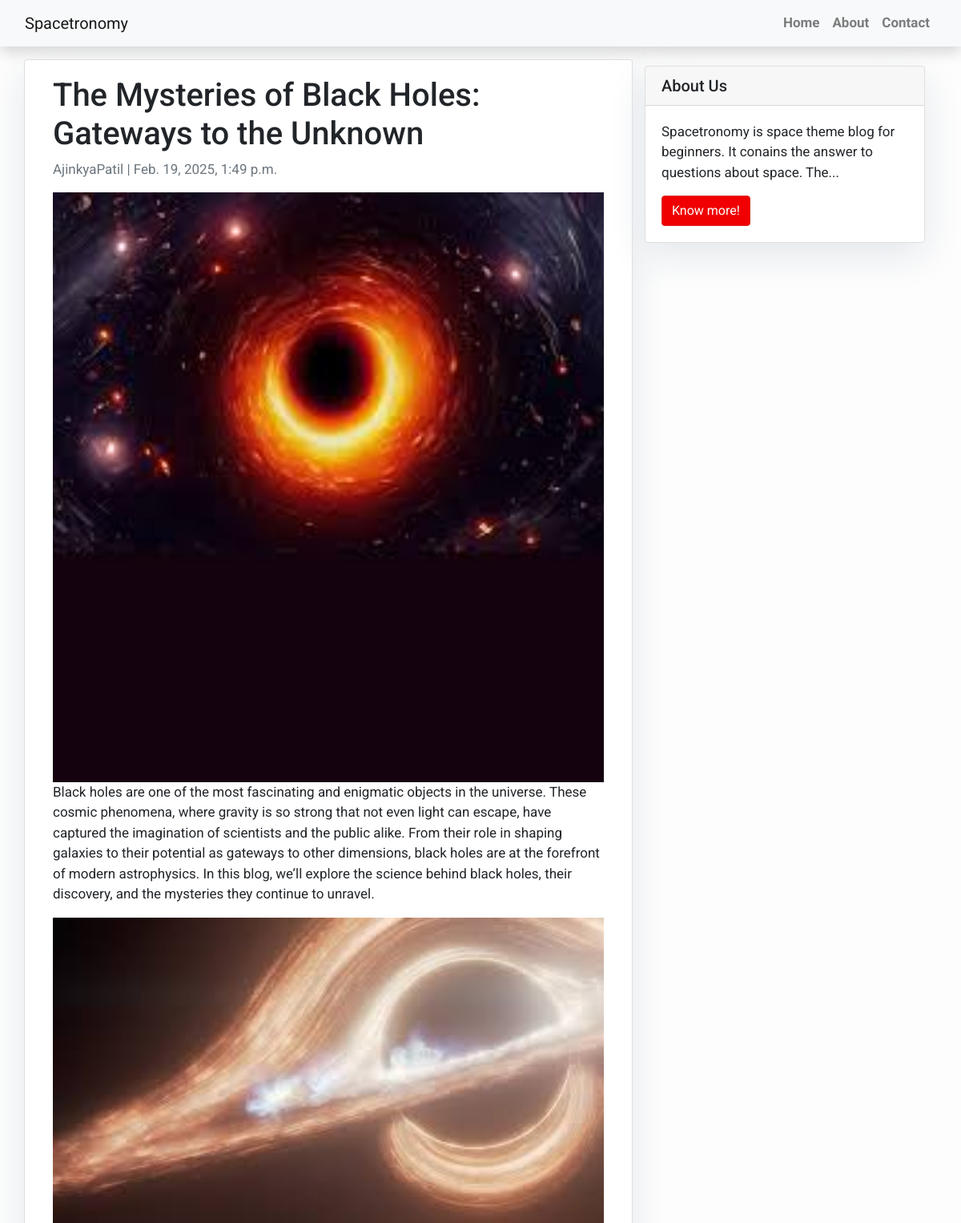
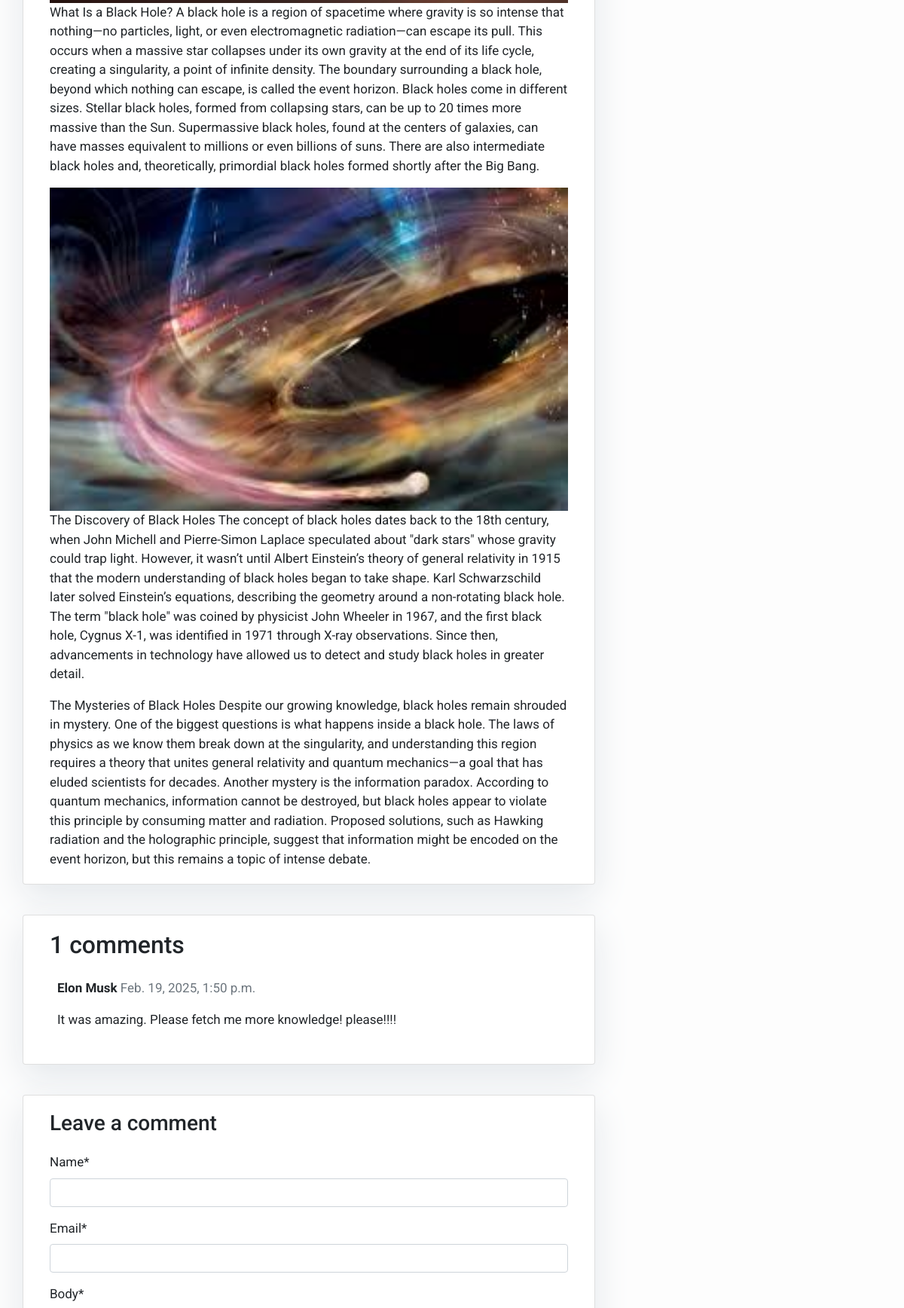
The page /the-mysteries-of-black-holes-gateways-to-the-unknown/ (upper part) on the database its author committed (2 pictures, top to bottom).
### Spacetronomy/models.py (models this page shows, shortened)
class Post(models.Model):
    title = models.CharField(max_length=200, unique=True)
    header_image = models.ImageField(null=True, blank=True, upload_to="images/")
    slug = models.SlugField(max_length=200, unique=True)
    author = models.ForeignKey(User, on_delete= models.CASCADE,related_name='blog_posts')
    updated_on = models.DateTimeField(auto_now= True)
    content_1 = models.TextField()
    image_1 = models.ImageField(null=True, blank=True, upload_to="images/")
    content_2 = models.TextField(null = True, blank= True)
    image_2 = models.ImageField(null=True, blank=True, upload_to="images/")
    content_3= models.TextField(null=True, blank=True)
    image_3 = models.ImageField(null=True, blank=True, upload_to="images/")
    content_4=models.TextField(null=True, blank=True)
    created_on = models.DateTimeField(auto_now_add=True)
    status = models.IntegerField(choices=STATUS, default=0)
    class Meta:
        ordering = ['-created_on']

class Comment(models.Model):
    post = models.ForeignKey(Post, on_delete=models.CASCADE, related_name='comments')
    name = models.CharField(max_length=80)
    email = models.EmailField()
    body = models.TextField()
    created_on = models.DateTimeField(auto_now_add=True)
    active = models.BooleanField(default=False)
    class Meta:
        ordering = ['created_on']

### Spacetronomy/views.py (the view)
# urls.py: path('<slug:slug>/', views.post_detail, name='post_detail'),
def post_detail(request, slug):
    template_name = 'post_detail.html'
    post = get_object_or_404(Post, slug=slug)
    comments = post.comments.all()
    new_comment = None
    if request.method == 'POST':
        comment_form = CommentForm(data=request.POST)
        if comment_form.is_valid():
            new_comment = comment_form.save(commit=False)
            new_comment.post = post
            new_comment.save()
    else:
        comment_form = CommentForm()
    return render(request, template_name, {'post': post,
                                           'comments': comments,
                                           'new_comment': new_comment,
                                           'comment_form': comment_form})

### Spacetronomy/forms.py
class CommentForm(forms.ModelForm):
    class Meta:
        model = Comment
        fields = ('name', 'email', 'body')

### templates/post_detail.html (shortened to what this page needs)
{% extends 'base.html' %} {% block content %}
{% load crispy_forms_tags %}
<div class="container">
  <div class="row">
    <div class="col-md-8 card mb-4  mt-3 left  top">
      <div class="card-body">
        <h1>{% block title %} {{ post.title }} {% endblock title %}</h1>
        <p class=" text-muted">{{ post.author }} | {{ post.created_on }}</p>
{% if post.header_image %}
    <img src="{{post.header_image.url}}" class="responsive">
{% endif %}
        <p class="card-text ">{{ post.content_1 | safe }}</p>
{% if post.image_1 %}
    <img src="{{post.image_1.url}}" class="responsive">
{% endif %}
{%if post.content_2 %}
    <p class="card-text ">{{ post.content_2 | safe }}</p>
{% endif %}
{% if post.image_2 %}
    <img src="{{post.image_2.url}}" class="responsive">
{% endif %}
{%if post.content_3 %}
    <p class="card-text ">{{ post.content_3 | safe }}</p>
{% endif %}
{%if post.content_3 %}
    <p class="card-text ">{{ post.content_4 | safe }}</p>
{% endif %}
      </div>
    </div>
    {% block sidebar %} {% include 'sidebar.html' %} {% endblock sidebar %}
    <div class="col-md-8 card mb-4  mt-3 ">
      <div class="card-body">
        {% with comments.count as total_comments %}
        <h2>{{ total_comments }} comments</h2>
          {% endwith %} {% for comment in comments %}
        <div class="comments" style="padding: 10px;">
          <p class="font-weight-bold">
            {{ comment.name }}
            <span class=" text-muted font-weight-normal">
              {{ comment.created_on }}
            </span>
          </p>
          {{ comment.body | linebreaks }}
        </div>
        {% endfor %}
      </div>
    </div>
    <div class="col-md-8 card mb-4  mt-3 ">
      <div class="card-body">
        {% if new_comment %}
        <div class="alert alert-success" role="alert">
          Comment added!
        </div>
        {% else %}
        <h3>Leave a comment</h3>
        <form method="post" style="margin-top: 1.3em;">
          {{ comment_form | crispy }}
        </form>
        {% endif %}
      </div>
    </div>
  </div>
</div>
{% endblock content %}

### templates/base.html (style rules this page uses)
body { font-family: "Roboto", sans-serif; font-size: 17px; background-color: #fdfdfd; }
.responsive { width: 100%; height: auto; }

### templates/sidebar.html (style rules this page uses)
.card { box-shadow: 0 16px 48px #E3E7EB; align-content: right; }

### rows shown on the page
Post: title "The Mysteries of Black Holes: Gateways to the Unknown", author "AjinkyaPatil", created_on "Feb. 19, 2025, 1:49 p.m.", header_image (picture), content_1 "Black holes are one of the most fascinating and enigmatic objects in the universe. These cosmic phenomena, where gravity is so strong that not even light can escape, have captured the imagination of scientists and the public alike. From their role in shaping galaxies to their potential as gateways to other dimensions, black holes are at the forefront of modern astrophysics. In this blog, we’ll explore the science behind black holes, their discovery, and the mysteries they continue to unravel.", image_1 (picture), content_2 "What Is a Black Hole? A black hole is a region of spacetime where gravity is so intense that nothing—no particles, light, or even electromagnetic radiation—can escape its pull. This occurs when a massive star collapses under its own gravity at the end of its life cycle, creating a singularity, a point of infinite density. The boundary surrounding a black hole, beyond which nothing can escape, is called the event horizon. Black holes come in different sizes. Stellar black holes, formed from collapsing stars, can be up to 20 times more massive than the Sun. Supermassive black holes, found at the centers of galaxies, can have masses equivalent to millions or even billions of suns. There are…", image_2 (picture), content_3 "The Discovery of Black Holes The concept of black holes dates back to the 18th century, when John Michell and Pierre-Simon Laplace speculated about \"dark stars\" whose gravity could trap light. However, it wasn’t until Albert Einstein’s theory of general relativity in 1915 that the modern understanding of black holes began to take shape. Karl Schwarzschild later solved Einstein’s equations, describing the geometry around a non-rotating black hole. The term \"black hole\" was coined by physicist John Wheeler in 1967, and the first black hole, Cygnus X-1, was identified in 1971 through X-ray observations. Since then, advancements in technology have allowed us to detect and study black holes in…", content_4 "The Mysteries of Black Holes Despite our growing knowledge, black holes remain shrouded in mystery. One of the biggest questions is what happens inside a black hole. The laws of physics as we know them break down at the singularity, and understanding this region requires a theory that unites general relativity and quantum mechanics—a goal that has eluded scientists for decades. Another mystery is the information paradox. According to quantum mechanics, information cannot be destroyed, but black holes appear to violate this principle by consuming matter and radiation. Proposed solutions, such as Hawking radiation and the holographic principle, suggest that information might be encoded on the…"
Comment: name "Elon Musk", created_on "Feb. 19, 2025, 1:50 p.m.", body "It was amazing. Please fetch me more knowledge! please!!!!"

### other values the page prints
{{ total_comments }} "1"
